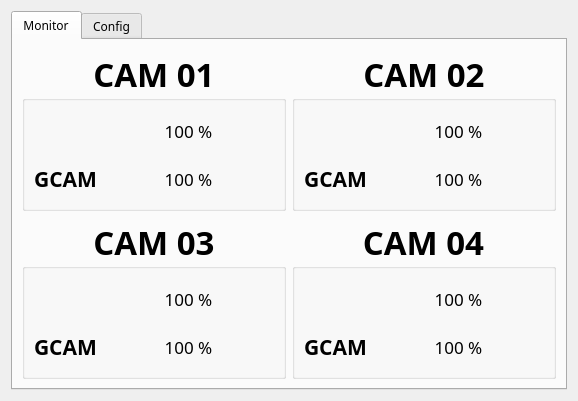
<?xml version="1.0" encoding="UTF-8"?>
<ui version="4.0">
 <class>Form</class>
 <widget class="QWidget" name="Form">
  <property name="geometry">
   <rect>
    <x>0</x>
    <y>0</y>
    <width>578</width>
    <height>401</height>
   </rect>
  </property>
  <property name="minimumSize">
   <size>
    <width>578</width>
    <height>401</height>
   </size>
  </property>
  <property name="maximumSize">
   <size>
    <width>578</width>
    <height>401</height>
   </size>
  </property>
  <property name="windowTitle">
   <string>Form</string>
  </property>
  <layout class="QHBoxLayout" name="horizontalLayout">
   <item>
    <widget class="QTabWidget" name="tabWidget">
     <property name="font">
      <font>
       <family>Globoface</family>
      </font>
     </property>
     <property name="currentIndex">
      <number>0</number>
     </property>
     <widget class="QWidget" name="monitorTab">
      <attribute name="title">
       <string>Monitor</string>
      </attribute>
      <layout class="QHBoxLayout" name="horizontalLayout_3">
       <item>
        <layout class="QVBoxLayout" name="monitorVLayout">
         <item>
          <layout class="QHBoxLayout" name="monitorTopHLayout">
           <item>
            <widget class="QGroupBox" name="camGBox01">
             <property name="font">
              <font>
               <pointsize>25</pointsize>
               <weight>75</weight>
               <italic>false</italic>
               <bold>true</bold>
               <underline>false</underline>
               <strikeout>false</strikeout>
              </font>
             </property>
             <property name="title">
              <string>CAM 01</string>
             </property>
             <property name="alignment">
              <set>Qt::AlignCenter</set>
             </property>
             <property name="flat">
              <bool>false</bool>
             </property>
             <property name="checkable">
              <bool>false</bool>
             </property>
             <layout class="QGridLayout" name="gridLayout_4">
              <item row="0" column="0">
               <layout class="QGridLayout" name="camGLayout01">
                <item row="0" column="0">
                 <widget class="QLabel" name="camLbl01">
                  <property name="lineWidth">
                   <number>0</number>
                  </property>
                  <property name="text">
                   <string/>
                  </property>
                  <property name="pixmap">
                   <pixmap resource="icons.qrc">:/icons/camera.png</pixmap>
                  </property>
                  <property name="scaledContents">
                   <bool>false</bool>
                  </property>
                  <property name="alignment">
                   <set>Qt::AlignCenter</set>
                  </property>
                  <property name="margin">
                   <number>0</number>
                  </property>
                  <property name="indent">
                   <number>-1</number>
                  </property>
                 </widget>
                </item>
                <item row="0" column="1">
                 <widget class="QLabel" name="signalCamLbl01">
                  <property name="text">
                   <string/>
                  </property>
                  <property name="pixmap">
                   <pixmap resource="icons.qrc">:/icons/signal-none.png</pixmap>
                  </property>
                  <property name="scaledContents">
                   <bool>false</bool>
                  </property>
                  <property name="alignment">
                   <set>Qt::AlignCenter</set>
                  </property>
                  <property name="margin">
                   <number>0</number>
                  </property>
                 </widget>
                </item>
                <item row="0" column="2">
                 <widget class="QLabel" name="signalValueCamLbl01">
                  <property name="font">
                   <font>
                    <pointsize>13</pointsize>
                    <weight>50</weight>
                    <italic>false</italic>
                    <bold>false</bold>
                   </font>
                  </property>
                  <property name="text">
                   <string>100 %</string>
                  </property>
                  <property name="alignment">
                   <set>Qt::AlignCenter</set>
                  </property>
                 </widget>
                </item>
                <item row="0" column="3" rowspan="2">
                 <widget class="QLabel" name="connectionRouterLbl01">
                  <property name="text">
                   <string/>
                  </property>
                  <property name="pixmap">
                   <pixmap resource="icons.qrc">:/icons/wifi_big_disabled.png</pixmap>
                  </property>
                  <property name="scaledContents">
                   <bool>false</bool>
                  </property>
                  <property name="alignment">
                   <set>Qt::AlignCenter</set>
                  </property>
                 </widget>
                </item>
                <item row="1" column="0">
                 <widget class="QLabel" name="gcamLbl01">
                  <property name="font">
                   <font>
                    <pointsize>16</pointsize>
                    <weight>75</weight>
                    <italic>false</italic>
                    <bold>true</bold>
                   </font>
                  </property>
                  <property name="text">
                   <string>GCAM</string>
                  </property>
                  <property name="alignment">
                   <set>Qt::AlignCenter</set>
                  </property>
                 </widget>
                </item>
                <item row="1" column="1">
                 <widget class="QLabel" name="signalGcamLbl01">
                  <property name="text">
                   <string/>
                  </property>
                  <property name="pixmap">
                   <pixmap resource="icons.qrc">:/icons/signal-none.png</pixmap>
                  </property>
                  <property name="alignment">
                   <set>Qt::AlignCenter</set>
                  </property>
                 </widget>
                </item>
                <item row="1" column="2">
                 <widget class="QLabel" name="signalValueGcamLbl01">
                  <property name="font">
                   <font>
                    <pointsize>13</pointsize>
                    <weight>50</weight>
                    <italic>false</italic>
                    <bold>false</bold>
                   </font>
                  </property>
                  <property name="text">
                   <string>100 %</string>
                  </property>
                  <property name="alignment">
                   <set>Qt::AlignCenter</set>
                  </property>
                 </widget>
                </item>
               </layout>
              </item>
             </layout>
            </widget>
           </item>
           <item>
            <widget class="QGroupBox" name="camGBox02">
             <property name="font">
              <font>
               <pointsize>25</pointsize>
               <weight>75</weight>
               <italic>false</italic>
               <bold>true</bold>
              </font>
             </property>
             <property name="title">
              <string>CAM 02</string>
             </property>
             <property name="alignment">
              <set>Qt::AlignCenter</set>
             </property>
             <layout class="QGridLayout" name="gridLayout_5">
              <item row="0" column="0">
               <layout class="QGridLayout" name="camGLayout02">
                <item row="0" column="0">
                 <widget class="QLabel" name="camLbl02">
                  <property name="text">
                   <string/>
                  </property>
                  <property name="pixmap">
                   <pixmap resource="icons.qrc">:/icons/camera.png</pixmap>
                  </property>
                  <property name="alignment">
                   <set>Qt::AlignCenter</set>
                  </property>
                 </widget>
                </item>
                <item row="0" column="1">
                 <widget class="QLabel" name="signalCamLbl02">
                  <property name="text">
                   <string/>
                  </property>
                  <property name="pixmap">
                   <pixmap resource="icons.qrc">:/icons/signal-none.png</pixmap>
                  </property>
                  <property name="alignment">
                   <set>Qt::AlignCenter</set>
                  </property>
                 </widget>
                </item>
                <item row="0" column="2">
                 <widget class="QLabel" name="signalValueCamLbl02">
                  <property name="font">
                   <font>
                    <pointsize>13</pointsize>
                    <weight>50</weight>
                    <italic>false</italic>
                    <bold>false</bold>
                   </font>
                  </property>
                  <property name="text">
                   <string>100 %</string>
                  </property>
                  <property name="alignment">
                   <set>Qt::AlignCenter</set>
                  </property>
                 </widget>
                </item>
                <item row="0" column="3" rowspan="2">
                 <widget class="QLabel" name="connectionRouterLbl02">
                  <property name="text">
                   <string/>
                  </property>
                  <property name="pixmap">
                   <pixmap resource="icons.qrc">:/icons/wifi_big_disabled.png</pixmap>
                  </property>
                  <property name="scaledContents">
                   <bool>false</bool>
                  </property>
                  <property name="alignment">
                   <set>Qt::AlignCenter</set>
                  </property>
                 </widget>
                </item>
                <item row="1" column="0">
                 <widget class="QLabel" name="gcamLbl02">
                  <property name="font">
                   <font>
                    <pointsize>16</pointsize>
                    <weight>75</weight>
                    <italic>false</italic>
                    <bold>true</bold>
                   </font>
                  </property>
                  <property name="text">
                   <string>GCAM</string>
                  </property>
                  <property name="alignment">
                   <set>Qt::AlignCenter</set>
                  </property>
                 </widget>
                </item>
                <item row="1" column="1">
                 <widget class="QLabel" name="signalGcamLbl02">
                  <property name="text">
                   <string/>
                  </property>
                  <property name="pixmap">
                   <pixmap resource="icons.qrc">:/icons/signal-none.png</pixmap>
                  </property>
                  <property name="alignment">
                   <set>Qt::AlignCenter</set>
                  </property>
                 </widget>
                </item>
                <item row="1" column="2">
                 <widget class="QLabel" name="signalValueGcamLbl02">
                  <property name="font">
                   <font>
                    <pointsize>13</pointsize>
                    <weight>50</weight>
                    <italic>false</italic>
                    <bold>false</bold>
                   </font>
                  </property>
                  <property name="text">
                   <string>100 %</string>
                  </property>
                  <property name="alignment">
                   <set>Qt::AlignCenter</set>
                  </property>
                 </widget>
                </item>
               </layout>
              </item>
             </layout>
            </widget>
           </item>
          </layout>
         </item>
         <item>
          <layout class="QHBoxLayout" name="monitorButtonHLayout">
           <item>
            <widget class="QGroupBox" name="camGBox03">
             <property name="font">
              <font>
               <pointsize>25</pointsize>
               <weight>75</weight>
               <italic>false</italic>
               <bold>true</bold>
              </font>
             </property>
             <property name="title">
              <string>CAM 03</string>
             </property>
             <property name="alignment">
              <set>Qt::AlignCenter</set>
             </property>
             <layout class="QGridLayout" name="gridLayout_7">
              <item row="0" column="0">
               <layout class="QGridLayout" name="camGLayout03">
                <item row="0" column="0">
                 <widget class="QLabel" name="camLbl03">
                  <property name="text">
                   <string/>
                  </property>
                  <property name="pixmap">
                   <pixmap resource="icons.qrc">:/icons/camera.png</pixmap>
                  </property>
                  <property name="alignment">
                   <set>Qt::AlignCenter</set>
                  </property>
                 </widget>
                </item>
                <item row="0" column="1">
                 <widget class="QLabel" name="signalCamLbl03">
                  <property name="text">
                   <string/>
                  </property>
                  <property name="pixmap">
                   <pixmap resource="icons.qrc">:/icons/signal-none.png</pixmap>
                  </property>
                  <property name="alignment">
                   <set>Qt::AlignCenter</set>
                  </property>
                 </widget>
                </item>
                <item row="0" column="2">
                 <widget class="QLabel" name="signalValueCamLbl03">
                  <property name="font">
                   <font>
                    <pointsize>13</pointsize>
                    <weight>50</weight>
                    <italic>false</italic>
                    <bold>false</bold>
                   </font>
                  </property>
                  <property name="text">
                   <string>100 %</string>
                  </property>
                  <property name="alignment">
                   <set>Qt::AlignCenter</set>
                  </property>
                 </widget>
                </item>
                <item row="0" column="3" rowspan="2">
                 <widget class="QLabel" name="connectionRouterLbl03">
                  <property name="text">
                   <string/>
                  </property>
                  <property name="pixmap">
                   <pixmap resource="icons.qrc">:/icons/wifi_big_disabled.png</pixmap>
                  </property>
                  <property name="scaledContents">
                   <bool>false</bool>
                  </property>
                  <property name="alignment">
                   <set>Qt::AlignCenter</set>
                  </property>
                 </widget>
                </item>
                <item row="1" column="0">
                 <widget class="QLabel" name="gcamLbl03">
                  <property name="font">
                   <font>
                    <pointsize>16</pointsize>
                    <weight>75</weight>
                    <italic>false</italic>
                    <bold>true</bold>
                   </font>
                  </property>
                  <property name="text">
                   <string>GCAM</string>
                  </property>
                 </widget>
                </item>
                <item row="1" column="1">
                 <widget class="QLabel" name="signalGcamLbl03">
                  <property name="text">
                   <string/>
                  </property>
                  <property name="pixmap">
                   <pixmap resource="icons.qrc">:/icons/signal-none.png</pixmap>
                  </property>
                  <property name="alignment">
                   <set>Qt::AlignCenter</set>
                  </property>
                 </widget>
                </item>
                <item row="1" column="2">
                 <widget class="QLabel" name="signalValueGcamLbl03">
                  <property name="font">
                   <font>
                    <pointsize>13</pointsize>
                    <weight>50</weight>
                    <italic>false</italic>
                    <bold>false</bold>
                   </font>
                  </property>
                  <property name="text">
                   <string>100 %</string>
                  </property>
                  <property name="alignment">
                   <set>Qt::AlignCenter</set>
                  </property>
                 </widget>
                </item>
               </layout>
              </item>
             </layout>
            </widget>
           </item>
           <item>
            <widget class="QGroupBox" name="camGBox04">
             <property name="font">
              <font>
               <pointsize>25</pointsize>
               <weight>75</weight>
               <italic>false</italic>
               <bold>true</bold>
              </font>
             </property>
             <property name="title">
              <string>CAM 04</string>
             </property>
             <property name="alignment">
              <set>Qt::AlignCenter</set>
             </property>
             <layout class="QGridLayout" name="gridLayout_9">
              <item row="0" column="0">
               <layout class="QGridLayout" name="camGLayout04">
                <item row="0" column="0">
                 <widget class="QLabel" name="camLbl04">
                  <property name="text">
                   <string/>
                  </property>
                  <property name="pixmap">
                   <pixmap resource="icons.qrc">:/icons/camera.png</pixmap>
                  </property>
                  <property name="alignment">
                   <set>Qt::AlignCenter</set>
                  </property>
                 </widget>
                </item>
                <item row="0" column="1">
                 <widget class="QLabel" name="signalCamLbl04">
                  <property name="text">
                   <string/>
                  </property>
                  <property name="pixmap">
                   <pixmap resource="icons.qrc">:/icons/signal-none.png</pixmap>
                  </property>
                  <property name="alignment">
                   <set>Qt::AlignCenter</set>
                  </property>
                 </widget>
                </item>
                <item row="0" column="2">
                 <widget class="QLabel" name="signalValueCamLbl04">
                  <property name="font">
                   <font>
                    <pointsize>13</pointsize>
                    <weight>50</weight>
                    <italic>false</italic>
                    <bold>false</bold>
                   </font>
                  </property>
                  <property name="text">
                   <string>100 %</string>
                  </property>
                  <property name="alignment">
                   <set>Qt::AlignCenter</set>
                  </property>
                 </widget>
                </item>
                <item row="0" column="3" rowspan="2">
                 <widget class="QLabel" name="connectionRouterLbl04">
                  <property name="text">
                   <string/>
                  </property>
                  <property name="pixmap">
                   <pixmap resource="icons.qrc">:/icons/wifi_big_disabled.png</pixmap>
                  </property>
                  <property name="scaledContents">
                   <bool>false</bool>
                  </property>
                  <property name="alignment">
                   <set>Qt::AlignCenter</set>
                  </property>
                 </widget>
                </item>
                <item row="1" column="0">
                 <widget class="QLabel" name="gcamLbl04">
                  <property name="font">
                   <font>
                    <pointsize>16</pointsize>
                    <weight>75</weight>
                    <italic>false</italic>
                    <bold>true</bold>
                   </font>
                  </property>
                  <property name="text">
                   <string>GCAM</string>
                  </property>
                 </widget>
                </item>
                <item row="1" column="1">
                 <widget class="QLabel" name="signalGcamLbl04">
                  <property name="text">
                   <string/>
                  </property>
                  <property name="pixmap">
                   <pixmap resource="icons.qrc">:/icons/signal-none.png</pixmap>
                  </property>
                  <property name="alignment">
                   <set>Qt::AlignCenter</set>
                  </property>
                 </widget>
                </item>
                <item row="1" column="2">
                 <widget class="QLabel" name="signalValueGcamLbl04">
                  <property name="font">
                   <font>
                    <pointsize>13</pointsize>
                    <weight>50</weight>
                    <italic>false</italic>
                    <bold>false</bold>
                   </font>
                  </property>
                  <property name="text">
                   <string>100 %</string>
                  </property>
                  <property name="alignment">
                   <set>Qt::AlignCenter</set>
                  </property>
                 </widget>
                </item>
               </layout>
              </item>
             </layout>
            </widget>
           </item>
          </layout>
         </item>
        </layout>
       </item>
      </layout>
     </widget>
     <widget class="QWidget" name="configTab">
      <attribute name="title">
       <string>Config</string>
      </attribute>
      <layout class="QHBoxLayout" name="horizontalLayout_6">
       <item>
        <layout class="QVBoxLayout" name="configVLayout">
         <item>
          <layout class="QHBoxLayout" name="configTopHLayout">
           <item>
            <widget class="QGroupBox" name="camConfigGBox01">
             <property name="font">
              <font>
               <pointsize>25</pointsize>
               <weight>75</weight>
               <italic>false</italic>
               <bold>true</bold>
              </font>
             </property>
             <property name="title">
              <string>CAM 01</string>
             </property>
             <property name="alignment">
              <set>Qt::AlignCenter</set>
             </property>
             <property name="checkable">
              <bool>true</bool>
             </property>
             <layout class="QVBoxLayout" name="verticalLayout_2">
              <item>
               <layout class="QGridLayout" name="configCamGLayout01">
                <item row="0" column="0">
                 <widget class="QLabel" name="ipLbl01">
                  <property name="font">
                   <font>
                    <pointsize>13</pointsize>
                    <weight>50</weight>
                    <italic>false</italic>
                    <bold>false</bold>
                    <underline>false</underline>
                    <kerning>true</kerning>
                   </font>
                  </property>
                  <property name="text">
                   <string>IP</string>
                  </property>
                  <property name="alignment">
                   <set>Qt::AlignCenter</set>
                  </property>
                 </widget>
                </item>
                <item row="0" column="1">
                 <widget class="QLineEdit" name="ipEdit01">
                  <property name="font">
                   <font>
                    <family>Globoface CGJ  light</family>
                    <pointsize>13</pointsize>
                    <weight>50</weight>
                    <italic>true</italic>
                    <bold>false</bold>
                   </font>
                  </property>
                 </widget>
                </item>
                <item row="0" column="2">
                 <widget class="QLineEdit" name="portEdit01">
                  <property name="minimumSize">
                   <size>
                    <width>41</width>
                    <height>0</height>
                   </size>
                  </property>
                  <property name="maximumSize">
                   <size>
                    <width>41</width>
                    <height>16777215</height>
                   </size>
                  </property>
                  <property name="font">
                   <font>
                    <family>Globoface CGJ  light</family>
                    <pointsize>13</pointsize>
                    <weight>50</weight>
                    <italic>true</italic>
                    <bold>false</bold>
                   </font>
                  </property>
                  <property name="inputMethodHints">
                   <set>Qt::ImhNone</set>
                  </property>
                 </widget>
                </item>
                <item row="1" column="0">
                 <widget class="QLabel" name="usrLbl01">
                  <property name="font">
                   <font>
                    <pointsize>13</pointsize>
                    <weight>50</weight>
                    <italic>false</italic>
                    <bold>false</bold>
                    <underline>false</underline>
                    <kerning>true</kerning>
                   </font>
                  </property>
                  <property name="text">
                   <string>User</string>
                  </property>
                  <property name="alignment">
                   <set>Qt::AlignCenter</set>
                  </property>
                 </widget>
                </item>
                <item row="1" column="1" colspan="2">
                 <widget class="QLineEdit" name="usrEdit01">
                  <property name="font">
                   <font>
                    <family>Globoface CGJ  light</family>
                    <pointsize>13</pointsize>
                    <weight>50</weight>
                    <italic>true</italic>
                    <bold>false</bold>
                   </font>
                  </property>
                 </widget>
                </item>
                <item row="2" column="0">
                 <widget class="QLabel" name="pwdLbl01">
                  <property name="font">
                   <font>
                    <pointsize>13</pointsize>
                    <weight>50</weight>
                    <italic>false</italic>
                    <bold>false</bold>
                    <underline>false</underline>
                    <kerning>true</kerning>
                   </font>
                  </property>
                  <property name="text">
                   <string>Pass</string>
                  </property>
                  <property name="alignment">
                   <set>Qt::AlignCenter</set>
                  </property>
                 </widget>
                </item>
                <item row="2" column="1" colspan="2">
                 <widget class="QLineEdit" name="pwdEdit01">
                  <property name="font">
                   <font>
                    <family>Globoface CGJ  light</family>
                    <pointsize>13</pointsize>
                    <weight>50</weight>
                    <italic>true</italic>
                    <bold>false</bold>
                   </font>
                  </property>
                  <property name="echoMode">
                   <enum>QLineEdit::Password</enum>
                  </property>
                 </widget>
                </item>
               </layout>
              </item>
             </layout>
            </widget>
           </item>
           <item>
            <widget class="QGroupBox" name="camConfigGBox02">
             <property name="font">
              <font>
               <pointsize>25</pointsize>
               <weight>75</weight>
               <italic>false</italic>
               <bold>true</bold>
              </font>
             </property>
             <property name="title">
              <string>CAM 02</string>
             </property>
             <property name="alignment">
              <set>Qt::AlignCenter</set>
             </property>
             <property name="checkable">
              <bool>true</bool>
             </property>
             <layout class="QVBoxLayout" name="verticalLayout_3">
              <item>
               <layout class="QGridLayout" name="configCamGLayout02">
                <item row="0" column="0">
                 <widget class="QLabel" name="ipLbl02">
                  <property name="font">
                   <font>
                    <pointsize>13</pointsize>
                    <weight>50</weight>
                    <italic>false</italic>
                    <bold>false</bold>
                    <underline>false</underline>
                    <kerning>true</kerning>
                   </font>
                  </property>
                  <property name="text">
                   <string>IP</string>
                  </property>
                  <property name="alignment">
                   <set>Qt::AlignCenter</set>
                  </property>
                 </widget>
                </item>
                <item row="0" column="1">
                 <widget class="QLineEdit" name="ipEdit02">
                  <property name="font">
                   <font>
                    <family>Globoface CGJ  light</family>
                    <pointsize>13</pointsize>
                    <weight>50</weight>
                    <italic>true</italic>
                    <bold>false</bold>
                   </font>
                  </property>
                 </widget>
                </item>
                <item row="0" column="2">
                 <widget class="QLineEdit" name="portEdit02">
                  <property name="minimumSize">
                   <size>
                    <width>41</width>
                    <height>0</height>
                   </size>
                  </property>
                  <property name="maximumSize">
                   <size>
                    <width>41</width>
                    <height>16777215</height>
                   </size>
                  </property>
                  <property name="font">
                   <font>
                    <family>Globoface CGJ  light</family>
                    <pointsize>13</pointsize>
                    <weight>50</weight>
                    <italic>true</italic>
                    <bold>false</bold>
                   </font>
                  </property>
                 </widget>
                </item>
                <item row="1" column="0">
                 <widget class="QLabel" name="usrLbl02">
                  <property name="font">
                   <font>
                    <pointsize>13</pointsize>
                    <weight>50</weight>
                    <italic>false</italic>
                    <bold>false</bold>
                    <underline>false</underline>
                    <kerning>true</kerning>
                   </font>
                  </property>
                  <property name="text">
                   <string>User</string>
                  </property>
                  <property name="alignment">
                   <set>Qt::AlignCenter</set>
                  </property>
                 </widget>
                </item>
                <item row="1" column="1" colspan="2">
                 <widget class="QLineEdit" name="usrEdit02">
                  <property name="font">
                   <font>
                    <family>Globoface CGJ  light</family>
                    <pointsize>13</pointsize>
                    <weight>50</weight>
                    <italic>true</italic>
                    <bold>false</bold>
                   </font>
                  </property>
                 </widget>
                </item>
                <item row="2" column="0">
                 <widget class="QLabel" name="pwdLbl02">
                  <property name="font">
                   <font>
                    <pointsize>13</pointsize>
                    <weight>50</weight>
                    <italic>false</italic>
                    <bold>false</bold>
                    <underline>false</underline>
                    <kerning>true</kerning>
                   </font>
                  </property>
                  <property name="text">
                   <string>Pass</string>
                  </property>
                  <property name="alignment">
                   <set>Qt::AlignCenter</set>
                  </property>
                 </widget>
                </item>
                <item row="2" column="1" colspan="2">
                 <widget class="QLineEdit" name="pwdEdit02">
                  <property name="font">
                   <font>
                    <family>Globoface CGJ  light</family>
                    <pointsize>13</pointsize>
                    <weight>50</weight>
                    <italic>true</italic>
                    <bold>false</bold>
                   </font>
                  </property>
                  <property name="echoMode">
                   <enum>QLineEdit::Password</enum>
                  </property>
                 </widget>
                </item>
               </layout>
              </item>
             </layout>
            </widget>
           </item>
          </layout>
         </item>
         <item>
          <layout class="QHBoxLayout" name="configButtonHLayout">
           <item>
            <widget class="QGroupBox" name="camConfigGBox03">
             <property name="font">
              <font>
               <pointsize>25</pointsize>
               <weight>75</weight>
               <italic>false</italic>
               <bold>true</bold>
              </font>
             </property>
             <property name="title">
              <string>CAM 03</string>
             </property>
             <property name="alignment">
              <set>Qt::AlignCenter</set>
             </property>
             <property name="checkable">
              <bool>true</bool>
             </property>
             <layout class="QVBoxLayout" name="verticalLayout_4">
              <item>
               <layout class="QGridLayout" name="configCamGLayout03">
                <item row="0" column="0">
                 <widget class="QLabel" name="ipLbl03">
                  <property name="font">
                   <font>
                    <pointsize>13</pointsize>
                    <weight>50</weight>
                    <italic>false</italic>
                    <bold>false</bold>
                    <underline>false</underline>
                    <kerning>true</kerning>
                   </font>
                  </property>
                  <property name="text">
                   <string>IP</string>
                  </property>
                  <property name="alignment">
                   <set>Qt::AlignCenter</set>
                  </property>
                 </widget>
                </item>
                <item row="0" column="1">
                 <widget class="QLineEdit" name="ipEdit03">
                  <property name="font">
                   <font>
                    <family>Globoface CGJ  light</family>
                    <pointsize>13</pointsize>
                    <weight>50</weight>
                    <italic>true</italic>
                    <bold>false</bold>
                   </font>
                  </property>
                 </widget>
                </item>
                <item row="0" column="2">
                 <widget class="QLineEdit" name="portEdit03">
                  <property name="minimumSize">
                   <size>
                    <width>41</width>
                    <height>0</height>
                   </size>
                  </property>
                  <property name="maximumSize">
                   <size>
                    <width>41</width>
                    <height>16777215</height>
                   </size>
                  </property>
                  <property name="font">
                   <font>
                    <family>Globoface CGJ  light</family>
                    <pointsize>13</pointsize>
                    <weight>50</weight>
                    <italic>true</italic>
                    <bold>false</bold>
                   </font>
                  </property>
                 </widget>
                </item>
                <item row="1" column="0">
                 <widget class="QLabel" name="usrLbl03">
                  <property name="font">
                   <font>
                    <pointsize>13</pointsize>
                    <weight>50</weight>
                    <italic>false</italic>
                    <bold>false</bold>
                    <underline>false</underline>
                    <kerning>true</kerning>
                   </font>
                  </property>
                  <property name="text">
                   <string>User</string>
                  </property>
                  <property name="alignment">
                   <set>Qt::AlignCenter</set>
                  </property>
                 </widget>
                </item>
                <item row="1" column="1" colspan="2">
                 <widget class="QLineEdit" name="usrEdit03">
                  <property name="font">
                   <font>
                    <family>Globoface CGJ  light</family>
                    <pointsize>13</pointsize>
                    <weight>50</weight>
                    <italic>true</italic>
                    <bold>false</bold>
                   </font>
                  </property>
                 </widget>
                </item>
                <item row="2" column="0">
                 <widget class="QLabel" name="pwdLbl03">
                  <property name="font">
                   <font>
                    <pointsize>13</pointsize>
                    <weight>50</weight>
                    <italic>false</italic>
                    <bold>false</bold>
                    <underline>false</underline>
                    <kerning>true</kerning>
                   </font>
                  </property>
                  <property name="text">
                   <string>Pass</string>
                  </property>
                  <property name="alignment">
                   <set>Qt::AlignCenter</set>
                  </property>
                 </widget>
                </item>
                <item row="2" column="1" colspan="2">
                 <widget class="QLineEdit" name="pwdEdit03">
                  <property name="font">
                   <font>
                    <family>Globoface CGJ  light</family>
                    <pointsize>13</pointsize>
                    <weight>50</weight>
                    <italic>true</italic>
                    <bold>false</bold>
                   </font>
                  </property>
                  <property name="echoMode">
                   <enum>QLineEdit::Password</enum>
                  </property>
                 </widget>
                </item>
               </layout>
              </item>
             </layout>
            </widget>
           </item>
           <item>
            <widget class="QGroupBox" name="camConfigGBox04">
             <property name="font">
              <font>
               <pointsize>25</pointsize>
               <weight>75</weight>
               <italic>false</italic>
               <bold>true</bold>
              </font>
             </property>
             <property name="title">
              <string>CAM 04</string>
             </property>
             <property name="alignment">
              <set>Qt::AlignCenter</set>
             </property>
             <property name="checkable">
              <bool>true</bool>
             </property>
             <layout class="QVBoxLayout" name="verticalLayout_5">
              <item>
               <layout class="QGridLayout" name="configCamGLayout04">
                <item row="0" column="0">
                 <widget class="QLabel" name="ipLbl04">
                  <property name="font">
                   <font>
                    <pointsize>13</pointsize>
                    <weight>50</weight>
                    <italic>false</italic>
                    <bold>false</bold>
                    <underline>false</underline>
                    <kerning>true</kerning>
                   </font>
                  </property>
                  <property name="text">
                   <string>IP</string>
                  </property>
                  <property name="alignment">
                   <set>Qt::AlignCenter</set>
                  </property>
                 </widget>
                </item>
                <item row="0" column="1">
                 <widget class="QLineEdit" name="ipEdit04">
                  <property name="font">
                   <font>
                    <family>Globoface CGJ  light</family>
                    <pointsize>13</pointsize>
                    <weight>50</weight>
                    <italic>true</italic>
                    <bold>false</bold>
                   </font>
                  </property>
                 </widget>
                </item>
                <item row="0" column="2">
                 <widget class="QLineEdit" name="portEdit04">
                  <property name="minimumSize">
                   <size>
                    <width>41</width>
                    <height>0</height>
                   </size>
                  </property>
                  <property name="maximumSize">
                   <size>
                    <width>41</width>
                    <height>16777215</height>
                   </size>
                  </property>
                  <property name="font">
                   <font>
                    <family>Globoface CGJ  light</family>
                    <pointsize>13</pointsize>
                    <weight>50</weight>
                    <italic>true</italic>
                    <bold>false</bold>
                   </font>
                  </property>
                 </widget>
                </item>
                <item row="1" column="0">
                 <widget class="QLabel" name="usrLbl04">
                  <property name="font">
                   <font>
                    <pointsize>13</pointsize>
                    <weight>50</weight>
                    <italic>false</italic>
                    <bold>false</bold>
                    <underline>false</underline>
                    <kerning>true</kerning>
                   </font>
                  </property>
                  <property name="text">
                   <string>User</string>
                  </property>
                  <property name="alignment">
                   <set>Qt::AlignCenter</set>
                  </property>
                 </widget>
                </item>
                <item row="1" column="1" colspan="2">
                 <widget class="QLineEdit" name="usrEdit04">
                  <property name="font">
                   <font>
                    <family>Globoface CGJ  light</family>
                    <pointsize>13</pointsize>
                    <weight>50</weight>
                    <italic>true</italic>
                    <bold>false</bold>
                   </font>
                  </property>
                 </widget>
                </item>
                <item row="2" column="0">
                 <widget class="QLabel" name="pwdLbl04">
                  <property name="font">
                   <font>
                    <pointsize>13</pointsize>
                    <weight>50</weight>
                    <italic>false</italic>
                    <bold>false</bold>
                    <underline>false</underline>
                    <kerning>true</kerning>
                   </font>
                  </property>
                  <property name="text">
                   <string>Pass</string>
                  </property>
                  <property name="alignment">
                   <set>Qt::AlignCenter</set>
                  </property>
                 </widget>
                </item>
                <item row="2" column="1" colspan="2">
                 <widget class="QLineEdit" name="pwdEdit04">
                  <property name="font">
                   <font>
                    <family>Globoface CGJ  light</family>
                    <pointsize>13</pointsize>
                    <weight>50</weight>
                    <italic>true</italic>
                    <bold>false</bold>
                   </font>
                  </property>
                  <property name="echoMode">
                   <enum>QLineEdit::Password</enum>
                  </property>
                 </widget>
                </item>
               </layout>
              </item>
             </layout>
            </widget>
           </item>
          </layout>
         </item>
        </layout>
       </item>
      </layout>
     </widget>
    </widget>
   </item>
  </layout>
 </widget>
 <resources>
  <include location="icons.qrc"/>
  <include location="fonts.qrc"/>
 </resources>
 <connections/>
</ui>
